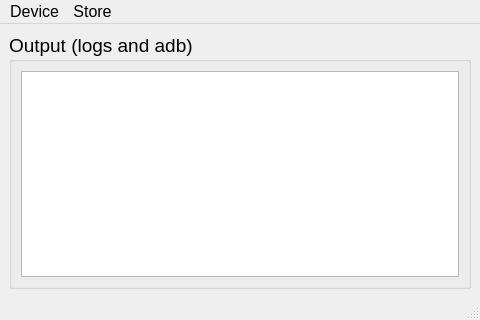
<?xml version="1.0" encoding="UTF-8"?>
<ui version="4.0">
 <class>MainWindow</class>
 <widget class="QMainWindow" name="MainWindow">
  <property name="geometry">
   <rect>
    <x>0</x>
    <y>0</y>
    <width>480</width>
    <height>320</height>
   </rect>
  </property>
  <property name="minimumSize">
   <size>
    <width>480</width>
    <height>320</height>
   </size>
  </property>
  <property name="maximumSize">
   <size>
    <width>480</width>
    <height>320</height>
   </size>
  </property>
  <property name="windowTitle">
   <string>Pico 4 Toolbox</string>
  </property>
  <widget class="QWidget" name="centralwidget">
   <layout class="QHBoxLayout" name="horizontalLayout">
    <item>
     <widget class="QGroupBox" name="groupBox">
      <property name="font">
       <font>
        <pointsize>14</pointsize>
       </font>
      </property>
      <property name="title">
       <string>Output (logs and adb)</string>
      </property>
      <layout class="QVBoxLayout" name="verticalLayout">
       <item>
        <widget class="QTextEdit" name="textEdit">
         <property name="font">
          <font>
           <pointsize>14</pointsize>
          </font>
         </property>
        </widget>
       </item>
      </layout>
     </widget>
    </item>
   </layout>
  </widget>
  <widget class="QStatusBar" name="statusbar"/>
  <widget class="QMenuBar" name="menubar">
   <property name="geometry">
    <rect>
     <x>0</x>
     <y>0</y>
     <width>480</width>
     <height>42</height>
    </rect>
   </property>
   <property name="font">
    <font>
     <pointsize>12</pointsize>
    </font>
   </property>
   <widget class="QMenu" name="menuActions">
    <property name="title">
     <string>Device</string>
    </property>
    <addaction name="actionCheck_Region_on_Pico"/>
    <addaction name="actionCheck_OEM_State"/>
    <addaction name="actionScan_for_Devices"/>
    <addaction name="actionOpen_Android_Settings"/>
    <addaction name="actionShow_installed_Packages"/>
   </widget>
   <widget class="QMenu" name="menuStore">
    <property name="title">
     <string>Store</string>
    </property>
    <addaction name="actionSwitch_to_Global_Store"/>
    <addaction name="actionSwitch_to_China_Store"/>
    <addaction name="actionSwitch_Buisness_Store_to_Global_Store"/>
   </widget>
   <addaction name="menuActions"/>
   <addaction name="menuStore"/>
  </widget>
  <action name="actionCheck_Region_on_Pico">
   <property name="text">
    <string>Check Region</string>
   </property>
  </action>
  <action name="actionSwitch_to_Global_Store">
   <property name="text">
    <string>Switch to Global Store</string>
   </property>
  </action>
  <action name="actionSwitch_to_China_Store">
   <property name="text">
    <string>Switch to China Store</string>
   </property>
  </action>
  <action name="actionSwitch_Buisness_Store_to_Global_Store">
   <property name="text">
    <string>Switch Buisness Store to Global Store</string>
   </property>
  </action>
  <action name="actionCheck_OEM_State">
   <property name="text">
    <string>Check OEM State</string>
   </property>
  </action>
  <action name="actionScan_for_Devices">
   <property name="text">
    <string>Scan for Devices</string>
   </property>
  </action>
  <action name="actionOpen_Android_Settings">
   <property name="text">
    <string>Open Android Settings</string>
   </property>
  </action>
  <action name="actionShow_installed_Packages">
   <property name="text">
    <string>Show installed Packages</string>
   </property>
  </action>
 </widget>
 <resources/>
 <connections/>
</ui>
